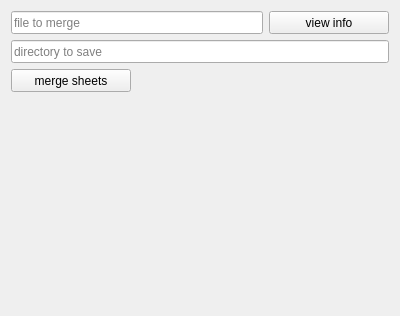
<?xml version="1.0" encoding="UTF-8"?>
<ui version="4.0">
 <class>PluginGui</class>
 <widget class="QWidget" name="PluginGui">
  <property name="geometry">
   <rect>
    <x>0</x>
    <y>0</y>
    <width>400</width>
    <height>316</height>
   </rect>
  </property>
  <property name="windowTitle">
   <string>Form</string>
  </property>
  <layout class="QGridLayout" name="gridLayout">
   <item row="6" column="3">
    <spacer name="verticalSpacer">
     <property name="orientation">
      <enum>Qt::Vertical</enum>
     </property>
     <property name="sizeHint" stdset="0">
      <size>
       <width>20</width>
       <height>40</height>
      </size>
     </property>
    </spacer>
   </item>
   <item row="5" column="0">
    <widget class="QPushButton" name="mergeSheetsButton">
     <property name="sizePolicy">
      <sizepolicy hsizetype="Fixed" vsizetype="Fixed">
       <horstretch>0</horstretch>
       <verstretch>0</verstretch>
      </sizepolicy>
     </property>
     <property name="minimumSize">
      <size>
       <width>120</width>
       <height>23</height>
      </size>
     </property>
     <property name="maximumSize">
      <size>
       <width>120</width>
       <height>23</height>
      </size>
     </property>
     <property name="text">
      <string>merge sheets</string>
     </property>
    </widget>
   </item>
   <item row="3" column="0" colspan="5">
    <widget class="ExQLineEdit" name="selectOpenFileEdit">
     <property name="minimumSize">
      <size>
       <width>0</width>
       <height>23</height>
      </size>
     </property>
     <property name="maximumSize">
      <size>
       <width>16777215</width>
       <height>23</height>
      </size>
     </property>
     <property name="placeholderText">
      <string>file to merge</string>
     </property>
    </widget>
   </item>
   <item row="3" column="5">
    <widget class="QPushButton" name="viewInfoButton">
     <property name="sizePolicy">
      <sizepolicy hsizetype="Fixed" vsizetype="Fixed">
       <horstretch>0</horstretch>
       <verstretch>0</verstretch>
      </sizepolicy>
     </property>
     <property name="minimumSize">
      <size>
       <width>120</width>
       <height>23</height>
      </size>
     </property>
     <property name="maximumSize">
      <size>
       <width>120</width>
       <height>23</height>
      </size>
     </property>
     <property name="text">
      <string>view info</string>
     </property>
    </widget>
   </item>
   <item row="4" column="0" colspan="6">
    <widget class="ExQLineEdit" name="selectSaveDirEdit">
     <property name="minimumSize">
      <size>
       <width>0</width>
       <height>23</height>
      </size>
     </property>
     <property name="maximumSize">
      <size>
       <width>16777215</width>
       <height>23</height>
      </size>
     </property>
     <property name="placeholderText">
      <string>directory to save</string>
     </property>
    </widget>
   </item>
  </layout>
 </widget>
 <customwidgets>
  <customwidget>
   <class>ExQLineEdit</class>
   <extends>QLineEdit</extends>
   <header>exqlineedit.h</header>
  </customwidget>
 </customwidgets>
 <resources/>
 <connections/>
</ui>
